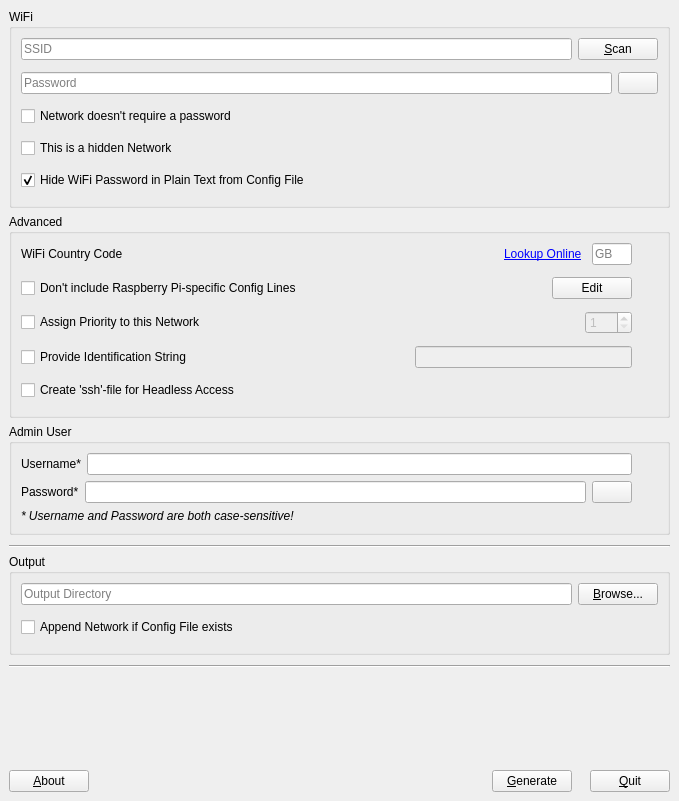
 <widget class="QMainWindow" name="MainWindow">
  <property name="geometry">
   <rect>
    <x>0</x>
    <y>0</y>
    <width>679</width>
    <height>801</height>
   </rect>
  </property>
  <property name="windowTitle">
   <string>MainWindow</string>
  </property>
  <widget class="QWidget" name="centralwidget">
   <layout class="QVBoxLayout" name="verticalLayout_4">
    <item>
     <widget class="QGroupBox" name="wifiGroupBox">
      <property name="title">
       <string>WiFi</string>
      </property>
      <layout class="QVBoxLayout" name="verticalLayout_2">
       <item>
        <layout class="QHBoxLayout" name="horizontalLayout_2">
         <property name="bottomMargin">
          <number>6</number>
         </property>
         <item>
          <widget class="QLineEdit" name="ssidLineEdit">
           <property name="placeholderText">
            <string>SSID</string>
           </property>
          </widget>
         </item>
         <item>
          <widget class="QPushButton" name="wifiScanPushButton">
           <property name="text">
            <string>&amp;Scan</string>
           </property>
          </widget>
         </item>
        </layout>
       </item>
       <item>
        <layout class="QHBoxLayout" name="horizontalLayout_3">
         <property name="bottomMargin">
          <number>6</number>
         </property>
         <item>
          <widget class="QLineEdit" name="pskLineEdit">
           <property name="text">
            <string/>
           </property>
           <property name="echoMode">
            <enum>QLineEdit::Password</enum>
           </property>
           <property name="placeholderText">
            <string>Password</string>
           </property>
          </widget>
         </item>
         <item>
          <widget class="QPushButton" name="hidePskPushButton">
           <property name="text">
            <string notr="true"/>
           </property>
           <property name="icon">
            <iconset resource="resources.qrc">
             <normaloff>:/unhide-icon</normaloff>:/unhide-icon</iconset>
           </property>
          </widget>
         </item>
        </layout>
       </item>
       <item>
        <layout class="QHBoxLayout" name="horizontalLayout">
         <property name="bottomMargin">
          <number>6</number>
         </property>
         <item>
          <widget class="QCheckBox" name="noPasswordCheckBox">
           <property name="text">
            <string>Network doesn't require a password</string>
           </property>
          </widget>
         </item>
         <item>
          <widget class="InfoLabel" name="infoLabel_noPsk" native="true">
           <property name="sizePolicy">
            <sizepolicy hsizetype="Fixed" vsizetype="Fixed">
             <horstretch>0</horstretch>
             <verstretch>0</verstretch>
            </sizepolicy>
           </property>
           <property name="minimumSize">
            <size>
             <width>16</width>
             <height>16</height>
            </size>
           </property>
           <property name="maximumSize">
            <size>
             <width>16</width>
             <height>16</height>
            </size>
           </property>
           <property name="baseSize">
            <size>
             <width>16</width>
             <height>16</height>
            </size>
           </property>
           <property name="text" stdset="0">
            <string/>
           </property>
           <property name="pixmap" stdset="0">
            <pixmap resource="resources.qrc">:/question-icon</pixmap>
           </property>
           <property name="scaledContents" stdset="0">
            <bool>true</bool>
           </property>
           <property name="helpText" stdset="0">
            <string>Check this Box if your Network does not require any authentication.</string>
           </property>
          </widget>
         </item>
        </layout>
       </item>
       <item>
        <layout class="QHBoxLayout" name="horizontalLayout_6">
         <property name="bottomMargin">
          <number>6</number>
         </property>
         <item>
          <widget class="QCheckBox" name="hiddenNetworkCheckBox">
           <property name="text">
            <string>This is a hidden Network</string>
           </property>
          </widget>
         </item>
         <item>
          <widget class="InfoLabel" name="infoLabel_hiddenNetwork" native="true">
           <property name="sizePolicy">
            <sizepolicy hsizetype="Fixed" vsizetype="Fixed">
             <horstretch>0</horstretch>
             <verstretch>0</verstretch>
            </sizepolicy>
           </property>
           <property name="minimumSize">
            <size>
             <width>16</width>
             <height>16</height>
            </size>
           </property>
           <property name="maximumSize">
            <size>
             <width>16</width>
             <height>16</height>
            </size>
           </property>
           <property name="baseSize">
            <size>
             <width>16</width>
             <height>16</height>
            </size>
           </property>
           <property name="text" stdset="0">
            <string/>
           </property>
           <property name="pixmap" stdset="0">
            <pixmap resource="resources.qrc">:/question-icon</pixmap>
           </property>
           <property name="scaledContents" stdset="0">
            <bool>true</bool>
           </property>
           <property name="helpText" stdset="0">
            <string>Check this Box if your Network/Router does not broadcast the Name of the WiFi-Network (SSID) publicly.</string>
           </property>
          </widget>
         </item>
        </layout>
       </item>
       <item>
        <layout class="QHBoxLayout" name="horizontalLayout_4">
         <property name="bottomMargin">
          <number>6</number>
         </property>
         <item>
          <widget class="QCheckBox" name="hidePlainPasswordCheckBox">
           <property name="text">
            <string>Hide WiFi Password in Plain Text from Config File</string>
           </property>
           <property name="checked">
            <bool>true</bool>
           </property>
          </widget>
         </item>
         <item>
          <widget class="InfoLabel" name="infoLabel_hidePlainPassword" native="true">
           <property name="sizePolicy">
            <sizepolicy hsizetype="Fixed" vsizetype="Fixed">
             <horstretch>0</horstretch>
             <verstretch>0</verstretch>
            </sizepolicy>
           </property>
           <property name="minimumSize">
            <size>
             <width>16</width>
             <height>16</height>
            </size>
           </property>
           <property name="maximumSize">
            <size>
             <width>16</width>
             <height>16</height>
            </size>
           </property>
           <property name="baseSize">
            <size>
             <width>16</width>
             <height>16</height>
            </size>
           </property>
           <property name="text" stdset="0">
            <string/>
           </property>
           <property name="pixmap" stdset="0">
            <pixmap resource="resources.qrc">:/question-icon</pixmap>
           </property>
           <property name="scaledContents" stdset="0">
            <bool>true</bool>
           </property>
           <property name="helpText" stdset="0">
            <string>By default the Configuration-File contains both a human readable unencrypted form as well as an encryptet form of your Passphrase. If this Option is checked, the inclusion of the unencrypted human readable form of the Passphrase will be suppressed for an increased Level of Security.</string>
           </property>
          </widget>
         </item>
        </layout>
       </item>
      </layout>
     </widget>
    </item>
    <item>
     <widget class="QGroupBox" name="advancedGroupBox">
      <property name="title">
       <string>Advanced</string>
      </property>
      <layout class="QVBoxLayout" name="verticalLayout_3">
       <item>
        <layout class="QHBoxLayout" name="horizontalLayout_5">
         <property name="bottomMargin">
          <number>6</number>
         </property>
         <item>
          <widget class="QLabel" name="countryCodeLabel">
           <property name="text">
            <string>WiFi Country Code</string>
           </property>
          </widget>
         </item>
         <item>
          <spacer name="horizontalSpacer">
           <property name="orientation">
            <enum>Qt::Horizontal</enum>
           </property>
           <property name="sizeHint" stdset="0">
            <size>
             <width>40</width>
             <height>20</height>
            </size>
           </property>
          </spacer>
         </item>
         <item>
          <widget class="QLabel" name="countryCode_LookupLabel">
           <property name="toolTip">
            <string>URL: https://en.wikipedia.org/wiki/ISO_3166-1
(opens externally in your default Webbrowser)</string>
           </property>
           <property name="text">
            <string>&lt;a href=&quot;https://en.wikipedia.org/wiki/ISO_3166-1&quot;&gt;Lookup Online&lt;/a&gt;</string>
           </property>
           <property name="openExternalLinks">
            <bool>true</bool>
           </property>
          </widget>
         </item>
         <item>
          <spacer name="horizontalSpacer_4">
           <property name="orientation">
            <enum>Qt::Horizontal</enum>
           </property>
           <property name="sizeType">
            <enum>QSizePolicy::Fixed</enum>
           </property>
           <property name="sizeHint" stdset="0">
            <size>
             <width>4</width>
             <height>20</height>
            </size>
           </property>
          </spacer>
         </item>
         <item>
          <widget class="QLineEdit" name="countryCodeLineEdit">
           <property name="maximumSize">
            <size>
             <width>40</width>
             <height>16777215</height>
            </size>
           </property>
           <property name="baseSize">
            <size>
             <width>40</width>
             <height>0</height>
            </size>
           </property>
           <property name="inputMask">
            <string>&gt;AAa</string>
           </property>
           <property name="maxLength">
            <number>3</number>
           </property>
           <property name="cursorPosition">
            <number>0</number>
           </property>
           <property name="placeholderText">
            <string>GB</string>
           </property>
          </widget>
         </item>
         <item>
          <spacer name="horizontalSpacer_8">
           <property name="orientation">
            <enum>Qt::Horizontal</enum>
           </property>
           <property name="sizeType">
            <enum>QSizePolicy::Fixed</enum>
           </property>
           <property name="sizeHint" stdset="0">
            <size>
             <width>4</width>
             <height>20</height>
            </size>
           </property>
          </spacer>
         </item>
         <item>
          <widget class="InfoLabel" name="infoLabel_wifiCC" native="true">
           <property name="sizePolicy">
            <sizepolicy hsizetype="Fixed" vsizetype="Fixed">
             <horstretch>0</horstretch>
             <verstretch>0</verstretch>
            </sizepolicy>
           </property>
           <property name="minimumSize">
            <size>
             <width>16</width>
             <height>16</height>
            </size>
           </property>
           <property name="maximumSize">
            <size>
             <width>16</width>
             <height>16</height>
            </size>
           </property>
           <property name="baseSize">
            <size>
             <width>16</width>
             <height>16</height>
            </size>
           </property>
           <property name="text" stdset="0">
            <string/>
           </property>
           <property name="pixmap" stdset="0">
            <pixmap resource="resources.qrc">:/question-icon</pixmap>
           </property>
           <property name="scaledContents" stdset="0">
            <bool>true</bool>
           </property>
           <property name="helpText" stdset="0">
            <string>Different Countries allow WiFi-Networks on different Radio-Frequencies (Channels). Enter the Two-Letter Country Code here of the Place where your WiFi Network is operated.</string>
           </property>
          </widget>
         </item>
        </layout>
       </item>
       <item>
        <layout class="QHBoxLayout" name="horizontalLayout_7">
         <property name="bottomMargin">
          <number>6</number>
         </property>
         <item>
          <widget class="QCheckBox" name="noRasbpiCheckBox">
           <property name="text">
            <string>Don't include Raspberry Pi-specific Config Lines</string>
           </property>
          </widget>
         </item>
         <item>
          <spacer name="horizontalSpacer_5">
           <property name="orientation">
            <enum>Qt::Horizontal</enum>
           </property>
           <property name="sizeHint" stdset="0">
            <size>
             <width>40</width>
             <height>20</height>
            </size>
           </property>
          </spacer>
         </item>
         <item>
          <widget class="QPushButton" name="editHeaderPushButton">
           <property name="text">
            <string>Edit</string>
           </property>
          </widget>
         </item>
         <item>
          <spacer name="horizontalSpacer_6">
           <property name="orientation">
            <enum>Qt::Horizontal</enum>
           </property>
           <property name="sizeType">
            <enum>QSizePolicy::Fixed</enum>
           </property>
           <property name="sizeHint" stdset="0">
            <size>
             <width>4</width>
             <height>20</height>
            </size>
           </property>
          </spacer>
         </item>
         <item>
          <widget class="InfoLabel" name="infoLabel_noRaspiHeader" native="true">
           <property name="sizePolicy">
            <sizepolicy hsizetype="Fixed" vsizetype="Fixed">
             <horstretch>0</horstretch>
             <verstretch>0</verstretch>
            </sizepolicy>
           </property>
           <property name="minimumSize">
            <size>
             <width>16</width>
             <height>16</height>
            </size>
           </property>
           <property name="maximumSize">
            <size>
             <width>16</width>
             <height>16</height>
            </size>
           </property>
           <property name="baseSize">
            <size>
             <width>16</width>
             <height>16</height>
            </size>
           </property>
           <property name="text" stdset="0">
            <string/>
           </property>
           <property name="pixmap" stdset="0">
            <pixmap resource="resources.qrc">:/question-icon</pixmap>
           </property>
           <property name="scaledContents" stdset="0">
            <bool>true</bool>
           </property>
           <property name="helpText" stdset="0">
            <string>In order to make this Tool more versatile, the Raspberry Pi specific Configuration Lines can be excluded from the generated File by enabling this Option.</string>
           </property>
          </widget>
         </item>
        </layout>
       </item>
       <item>
        <layout class="QHBoxLayout" name="horizontalLayout_11">
         <property name="bottomMargin">
          <number>6</number>
         </property>
         <item>
          <widget class="QCheckBox" name="assignPriorityCheckBox">
           <property name="text">
            <string>Assign Priority to this Network</string>
           </property>
          </widget>
         </item>
         <item>
          <spacer name="horizontalSpacer_7">
           <property name="orientation">
            <enum>Qt::Horizontal</enum>
           </property>
           <property name="sizeHint" stdset="0">
            <size>
             <width>40</width>
             <height>20</height>
            </size>
           </property>
          </spacer>
         </item>
         <item>
          <widget class="QSpinBox" name="networkPrioritySpinBox">
           <property name="enabled">
            <bool>false</bool>
           </property>
           <property name="minimumSize">
            <size>
             <width>40</width>
             <height>0</height>
            </size>
           </property>
           <property name="minimum">
            <number>1</number>
           </property>
           <property name="maximum">
            <number>999</number>
           </property>
          </widget>
         </item>
         <item>
          <spacer name="horizontalSpacer_9">
           <property name="orientation">
            <enum>Qt::Horizontal</enum>
           </property>
           <property name="sizeType">
            <enum>QSizePolicy::Fixed</enum>
           </property>
           <property name="sizeHint" stdset="0">
            <size>
             <width>4</width>
             <height>20</height>
            </size>
           </property>
          </spacer>
         </item>
         <item>
          <widget class="InfoLabel" name="infoLabel_networkPriority" native="true">
           <property name="sizePolicy">
            <sizepolicy hsizetype="Fixed" vsizetype="Fixed">
             <horstretch>0</horstretch>
             <verstretch>0</verstretch>
            </sizepolicy>
           </property>
           <property name="minimumSize">
            <size>
             <width>16</width>
             <height>16</height>
            </size>
           </property>
           <property name="maximumSize">
            <size>
             <width>16</width>
             <height>16</height>
            </size>
           </property>
           <property name="baseSize">
            <size>
             <width>16</width>
             <height>16</height>
            </size>
           </property>
           <property name="text" stdset="0">
            <string/>
           </property>
           <property name="pixmap" stdset="0">
            <pixmap resource="resources.qrc">:/question-icon</pixmap>
           </property>
           <property name="scaledContents" stdset="0">
            <bool>true</bool>
           </property>
           <property name="helpText" stdset="0">
            <string>You can assign different Priorities to different Networks in case more than one Network is available at the same time at any given place. (higher Value eq. higher Priority)</string>
           </property>
          </widget>
         </item>
        </layout>
       </item>
       <item>
        <layout class="QHBoxLayout" name="horizontalLayout_12">
         <property name="bottomMargin">
          <number>6</number>
         </property>
         <item>
          <widget class="QCheckBox" name="provideIdentificationCheckBox">
           <property name="text">
            <string>Provide Identification String</string>
           </property>
          </widget>
         </item>
         <item>
          <spacer name="horizontalSpacer_11">
           <property name="orientation">
            <enum>Qt::Horizontal</enum>
           </property>
           <property name="sizeHint" stdset="0">
            <size>
             <width>40</width>
             <height>20</height>
            </size>
           </property>
          </spacer>
         </item>
         <item>
          <widget class="QLineEdit" name="networkIdentificationLineEdit">
           <property name="enabled">
            <bool>false</bool>
           </property>
          </widget>
         </item>
         <item>
          <spacer name="horizontalSpacer_10">
           <property name="orientation">
            <enum>Qt::Horizontal</enum>
           </property>
           <property name="sizeType">
            <enum>QSizePolicy::Fixed</enum>
           </property>
           <property name="sizeHint" stdset="0">
            <size>
             <width>4</width>
             <height>20</height>
            </size>
           </property>
          </spacer>
         </item>
         <item>
          <widget class="InfoLabel" name="infoLabel_identificationString" native="true">
           <property name="sizePolicy">
            <sizepolicy hsizetype="Fixed" vsizetype="Fixed">
             <horstretch>0</horstretch>
             <verstretch>0</verstretch>
            </sizepolicy>
           </property>
           <property name="minimumSize">
            <size>
             <width>16</width>
             <height>16</height>
            </size>
           </property>
           <property name="maximumSize">
            <size>
             <width>16</width>
             <height>16</height>
            </size>
           </property>
           <property name="baseSize">
            <size>
             <width>16</width>
             <height>16</height>
            </size>
           </property>
           <property name="text" stdset="0">
            <string/>
           </property>
           <property name="pixmap" stdset="0">
            <pixmap resource="resources.qrc">:/question-icon</pixmap>
           </property>
           <property name="scaledContents" stdset="0">
            <bool>true</bool>
           </property>
           <property name="helpText" stdset="0">
            <string>Any Identifier entered here will make it easier to recognise Network Configurations in 3rd party Apps. (ex. &quot;Home&quot;)</string>
           </property>
          </widget>
         </item>
        </layout>
       </item>
       <item>
        <layout class="QHBoxLayout" name="horizontalLayout_8">
         <property name="bottomMargin">
          <number>6</number>
         </property>
         <item>
          <widget class="QCheckBox" name="sshCheckBox">
           <property name="text">
            <string>Create 'ssh'-file for Headless Access</string>
           </property>
          </widget>
         </item>
         <item>
          <widget class="InfoLabel" name="infoLabel_createSSH" native="true">
           <property name="sizePolicy">
            <sizepolicy hsizetype="Fixed" vsizetype="Fixed">
             <horstretch>0</horstretch>
             <verstretch>0</verstretch>
            </sizepolicy>
           </property>
           <property name="minimumSize">
            <size>
             <width>16</width>
             <height>16</height>
            </size>
           </property>
           <property name="maximumSize">
            <size>
             <width>16</width>
             <height>16</height>
            </size>
           </property>
           <property name="baseSize">
            <size>
             <width>16</width>
             <height>16</height>
            </size>
           </property>
           <property name="text" stdset="0">
            <string/>
           </property>
           <property name="pixmap" stdset="0">
            <pixmap resource="resources.qrc">:/question-icon</pixmap>
           </property>
           <property name="scaledContents" stdset="0">
            <bool>true</bool>
           </property>
           <property name="helpText" stdset="0">
            <string>A Raspberry Pi Computer can be accessed easily using the Secure Shell Protocol if an empty File called 'ssh' is placed in the 'boot'-Directory prior to the first System Startup. Use this Option to conveniently also create a 'ssh'-File alongside with the Network Configuration.</string>
           </property>
          </widget>
         </item>
        </layout>
       </item>
      </layout>
     </widget>
    </item>
    <item>
     <widget class="QGroupBox" name="userGroupBox">
      <property name="title">
       <string>Admin User</string>
      </property>
      <layout class="QVBoxLayout" name="verticalLayout_5">
       <item>
        <layout class="QHBoxLayout" name="horizontalLayout_13">
         <item>
          <widget class="QLabel" name="userNameLabel">
           <property name="text">
            <string>Username*</string>
           </property>
          </widget>
         </item>
         <item>
          <widget class="QLineEdit" name="userLineEdit"/>
         </item>
         <item>
          <spacer name="horizontalSpacer_12">
           <property name="orientation">
            <enum>Qt::Horizontal</enum>
           </property>
           <property name="sizeType">
            <enum>QSizePolicy::Fixed</enum>
           </property>
           <property name="sizeHint" stdset="0">
            <size>
             <width>4</width>
             <height>20</height>
            </size>
           </property>
          </spacer>
         </item>
         <item>
          <widget class="InfoLabel" name="infoLabel_username" native="true">
           <property name="sizePolicy">
            <sizepolicy hsizetype="Fixed" vsizetype="Fixed">
             <horstretch>0</horstretch>
             <verstretch>0</verstretch>
            </sizepolicy>
           </property>
           <property name="minimumSize">
            <size>
             <width>16</width>
             <height>16</height>
            </size>
           </property>
           <property name="maximumSize">
            <size>
             <width>16</width>
             <height>16</height>
            </size>
           </property>
           <property name="baseSize">
            <size>
             <width>16</width>
             <height>16</height>
            </size>
           </property>
           <property name="text" stdset="0">
            <string/>
           </property>
           <property name="pixmap" stdset="0">
            <pixmap resource="resources.qrc">:/question-icon</pixmap>
           </property>
           <property name="scaledContents" stdset="0">
            <bool>true</bool>
           </property>
           <property name="helpText" stdset="0">
            <string>Up until spring of 2022, any Raspberry Pi OS came with a standard user called 'pi' enabled on the system. For security reasons, the 'pi' user was removed. Use this field to create your own intial user-account instead.</string>
           </property>
          </widget>
         </item>
        </layout>
       </item>
       <item>
        <layout class="QHBoxLayout" name="horizontalLayout_14">
         <item>
          <widget class="QLabel" name="userPasswordLabel">
           <property name="text">
            <string>Password*</string>
           </property>
          </widget>
         </item>
         <item>
          <widget class="QLineEdit" name="userPasswordLineEdit">
           <property name="echoMode">
            <enum>QLineEdit::Password</enum>
           </property>
          </widget>
         </item>
         <item>
          <widget class="QPushButton" name="hideUserPasswordPushButton">
           <property name="text">
            <string notr="true"/>
           </property>
           <property name="icon">
            <iconset resource="resources.qrc">
             <normaloff>:/unhide-icon</normaloff>:/unhide-icon</iconset>
           </property>
          </widget>
         </item>
         <item>
          <spacer name="horizontalSpacer_13">
           <property name="orientation">
            <enum>Qt::Horizontal</enum>
           </property>
           <property name="sizeType">
            <enum>QSizePolicy::Fixed</enum>
           </property>
           <property name="sizeHint" stdset="0">
            <size>
             <width>4</width>
             <height>20</height>
            </size>
           </property>
          </spacer>
         </item>
         <item>
          <widget class="InfoLabel" name="infoLabel_userPassword" native="true">
           <property name="sizePolicy">
            <sizepolicy hsizetype="Fixed" vsizetype="Fixed">
             <horstretch>0</horstretch>
             <verstretch>0</verstretch>
            </sizepolicy>
           </property>
           <property name="minimumSize">
            <size>
             <width>16</width>
             <height>16</height>
            </size>
           </property>
           <property name="maximumSize">
            <size>
             <width>16</width>
             <height>16</height>
            </size>
           </property>
           <property name="baseSize">
            <size>
             <width>16</width>
             <height>16</height>
            </size>
           </property>
           <property name="text" stdset="0">
            <string/>
           </property>
           <property name="pixmap" stdset="0">
            <pixmap resource="resources.qrc">:/question-icon</pixmap>
           </property>
           <property name="scaledContents" stdset="0">
            <bool>true</bool>
           </property>
           <property name="helpText" stdset="0">
            <string>Up until spring of 2022, any Raspberry Pi OS came with a standard user called 'pi' enabled on the system associated with a standard password 'raspberry'. Since the 'pi'-user was removed in later versions, use this field to set a password for you default user-account.</string>
           </property>
          </widget>
         </item>
        </layout>
       </item>
       <item>
        <widget class="QLabel" name="label">
         <property name="font">
          <font>
           <italic>true</italic>
          </font>
         </property>
         <property name="text">
          <string>* Username and Password are both case-sensitive!</string>
         </property>
        </widget>
       </item>
      </layout>
     </widget>
    </item>
    <item>
     <spacer name="verticalSpacer_3">
      <property name="orientation">
       <enum>Qt::Vertical</enum>
      </property>
      <property name="sizeType">
       <enum>QSizePolicy::Fixed</enum>
      </property>
      <property name="sizeHint" stdset="0">
       <size>
        <width>20</width>
        <height>4</height>
       </size>
      </property>
     </spacer>
    </item>
    <item>
     <widget class="Line" name="line">
      <property name="orientation">
       <enum>Qt::Horizontal</enum>
      </property>
     </widget>
    </item>
    <item>
     <widget class="QGroupBox" name="outputGroupBox">
      <property name="title">
       <string>Output</string>
      </property>
      <layout class="QVBoxLayout" name="verticalLayout">
       <item>
        <layout class="QHBoxLayout" name="horizontalLayout_9">
         <property name="bottomMargin">
          <number>6</number>
         </property>
         <item>
          <widget class="QLineEdit" name="outputLineEdit">
           <property name="placeholderText">
            <string>Output Directory</string>
           </property>
          </widget>
         </item>
         <item>
          <widget class="QPushButton" name="browsePushButton">
           <property name="text">
            <string>&amp;Browse...</string>
           </property>
          </widget>
         </item>
        </layout>
       </item>
       <item>
        <layout class="QHBoxLayout" name="horizontalLayout_10">
         <property name="bottomMargin">
          <number>6</number>
         </property>
         <item>
          <widget class="QCheckBox" name="appendCheckBox">
           <property name="text">
            <string>Append Network if Config File exists</string>
           </property>
          </widget>
         </item>
         <item>
          <widget class="InfoLabel" name="infoLabel_appendNetworks" native="true">
           <property name="sizePolicy">
            <sizepolicy hsizetype="Fixed" vsizetype="Fixed">
             <horstretch>0</horstretch>
             <verstretch>0</verstretch>
            </sizepolicy>
           </property>
           <property name="minimumSize">
            <size>
             <width>16</width>
             <height>16</height>
            </size>
           </property>
           <property name="maximumSize">
            <size>
             <width>16</width>
             <height>16</height>
            </size>
           </property>
           <property name="baseSize">
            <size>
             <width>16</width>
             <height>16</height>
            </size>
           </property>
           <property name="text" stdset="0">
            <string/>
           </property>
           <property name="pixmap" stdset="0">
            <pixmap resource="resources.qrc">:/question-icon</pixmap>
           </property>
           <property name="scaledContents" stdset="0">
            <bool>true</bool>
           </property>
           <property name="helpText" stdset="0">
            <string>If you would like to have multiple Networks Configured in a single Configuration check this Box after an initial Configuration File Generation and any further Network Configuration will simply be appended to the existing Configuration.</string>
           </property>
          </widget>
         </item>
        </layout>
       </item>
      </layout>
     </widget>
    </item>
    <item>
     <spacer name="verticalSpacer_2">
      <property name="orientation">
       <enum>Qt::Vertical</enum>
      </property>
      <property name="sizeType">
       <enum>QSizePolicy::Fixed</enum>
      </property>
      <property name="sizeHint" stdset="0">
       <size>
        <width>20</width>
        <height>4</height>
       </size>
      </property>
     </spacer>
    </item>
    <item>
     <widget class="Line" name="line_2">
      <property name="orientation">
       <enum>Qt::Horizontal</enum>
      </property>
     </widget>
    </item>
    <item>
     <spacer name="verticalSpacer">
      <property name="orientation">
       <enum>Qt::Vertical</enum>
      </property>
      <property name="sizeHint" stdset="0">
       <size>
        <width>20</width>
        <height>20</height>
       </size>
      </property>
     </spacer>
    </item>
    <item>
     <layout class="QHBoxLayout" name="horizontalButtonsLayout">
      <item>
       <widget class="QPushButton" name="aboutPushButton">
        <property name="text">
         <string>&amp;About</string>
        </property>
       </widget>
      </item>
      <item>
       <spacer name="horizontalSpacer_3">
        <property name="orientation">
         <enum>Qt::Horizontal</enum>
        </property>
        <property name="sizeHint" stdset="0">
         <size>
          <width>40</width>
          <height>20</height>
         </size>
        </property>
       </spacer>
      </item>
      <item>
       <widget class="QPushButton" name="generatePushButton">
        <property name="text">
         <string>&amp;Generate</string>
        </property>
       </widget>
      </item>
      <item>
       <spacer name="horizontalSpacer_2">
        <property name="orientation">
         <enum>Qt::Horizontal</enum>
        </property>
        <property name="sizeType">
         <enum>QSizePolicy::Fixed</enum>
        </property>
        <property name="sizeHint" stdset="0">
         <size>
          <width>12</width>
          <height>20</height>
         </size>
        </property>
       </spacer>
      </item>
      <item>
       <widget class="QPushButton" name="quitPushButton">
        <property name="text">
         <string>&amp;Quit</string>
        </property>
       </widget>
      </item>
     </layout>
    </item>
   </layout>
  </widget>
 </widget>
